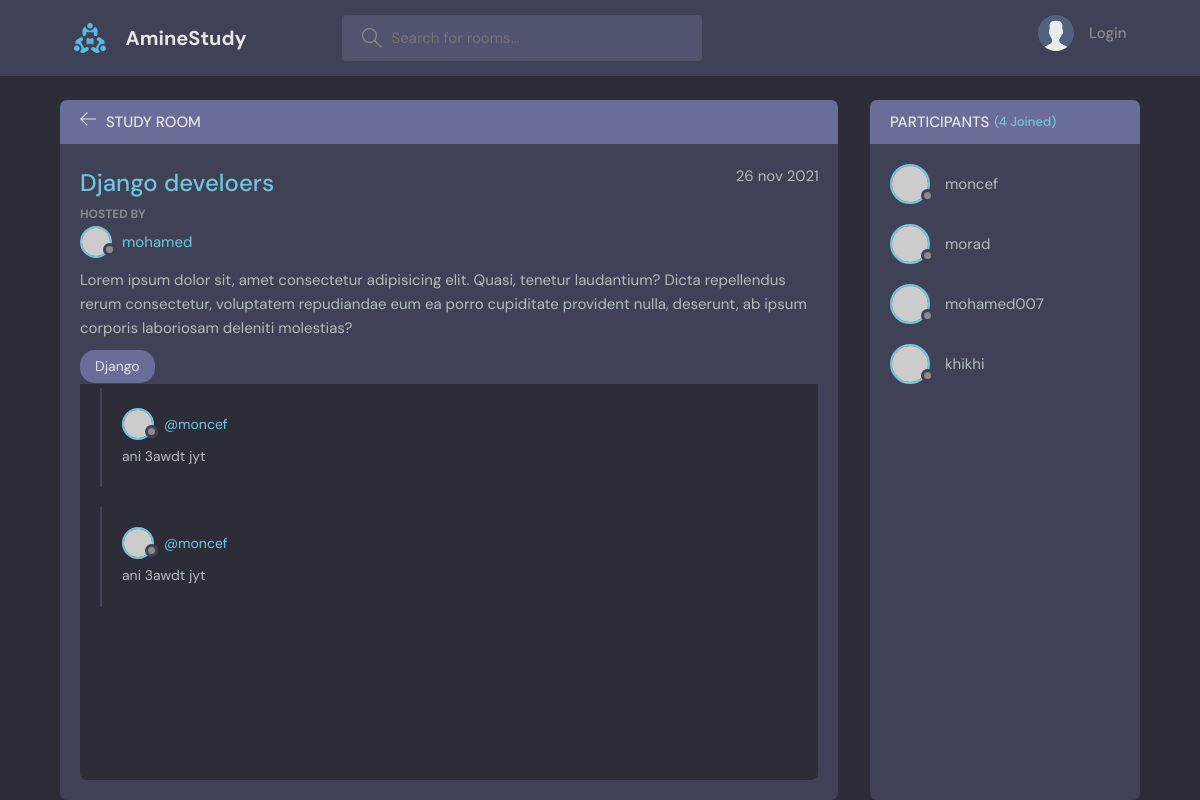
Screenshot of /django-develoers with the database file from the repository.
### room/models.py (models this page shows, shortened)
class Room(models.Model):
	owner = models.ForeignKey(User,on_delete = models.SET_NULL,null=True)
	title = models.CharField(max_length=50)
	description = models.TextField()
	created = models.DateField(auto_now_add=True, null=True,blank=True)
	modify = models.DateField(auto_now=True)
	participants = models.ManyToManyField(User,related_name='participants', blank=True)
	category = models.ForeignKey('Category', on_delete = models.SET_NULL, null=True)
	slug = models.SlugField(blank=True,null=True)
	class Meta:
		ordering = ['-modify']

class Category(models.Model):
	name = models.CharField(max_length=50)
	def __str__(self):
		return self.name

class Comment(models.Model):
	user = models.ForeignKey(User,on_delete=models.SET_NULL,null=True)
	body = models.CharField(max_length=150)
	room = models.ForeignKey(Room,on_delete=models.SET_NULL,null=True)

### room/views.py (the view)
# urls.py: path('<str:slug>',views.room_detail, name = 'room_detail'),
def room_detail(request,slug):
	room_detail = Room.objects.get(slug = slug)
	participants = room_detail.participants.all()
	comment = reversed(Comment.objects.filter(room = room_detail))
	form = CommentForm()
	if request.method == 'POST':
		owner = request.user
		body = request.POST.get('body')
		rom = room_detail
		Comment.objects.create(user = request.user,body = body,room = rom)
		room_detail.participants.add(request.user)
	context = {
			'room_detail':room_detail,
			'comment':comment,
			'form':form,
			'participants':participants
	}
	return render(request,'room/roomdetail.html',context)

### room/forms.py
class CommentForm(forms.ModelForm):
	class Meta:
		model = Comment
		fields = ["body"]

### room/templates/room/roomdetail.html (shortened to what this page needs)
{% extends "base.html" %}
{% block body %}
	<main class="profile-page layout layout--2">
      <div class="container">
        <div class="room">
          <div class="room__top">
            <div class="room__topLeft">
              <a href="{% url 'room:room_list' %}">
                <svg version="1.1" xmlns="http://www.w3.org/2000/svg" width="32" height="32" viewBox="0 0 32 32">
                  <title>arrow-left</title>
                  <path
                    d="M13.723 2.286l-13.723 13.714 13.719 13.714 1.616-1.611-10.96-10.96h27.625v-2.286h-27.625l10.965-10.965-1.616-1.607z"
                  ></path>
                </svg>
              </a>
              <h3>Study Room</h3>
            </div>
          </div>
          <div class="room__box scroll">
            <div class="room__header scroll">
              <div class="room__info">
                <h3>{{room_detail.title}}</h3>
                <span>{{room_detail.modify|date:"d b Y"}}</span>
              </div>
              <div class="room__hosted">
                <p>Hosted By</p>
                <a href="#" class="room__author">
                  <div class="avatar avatar--small">
                    <img src="https://randomuser.me/api/portraits/men/37.jpg" />
                  </div>
                  <span>{{room_detail.owner}}</span>
                </a>
              </div>
              <div class="room__details">
                {{room_detail.description}}
              </div>
              <span class="room__topics">{{room_detail.category}}</span>
            </div>
            <div class="room__conversation">
              <div class="threads scroll">
                {% for comm in comment %}
                  <div class="thread">
                    <div class="thread__top">
                      <div class="thread__author">
                        <a href="{% url 'accounts:profile' comm.user %}" class="thread__authorInfo">
                          <div class="avatar avatar--small">
                            <img src="https://randomuser.me/api/portraits/men/37.jpg" />
                          </div>
                          <span>@{{comm.user}}</span>
                        </a>
                      </div>
                    </div>
                    <div class="thread__details">
                      {{comm.body}}
                    </div>
                  </div>
                {% endfor %}
              </div>
            </div>
          </div>
          <div class="room__message">
          </div>
        </div>
        <div class="participants">
          <h3 class="participants__top">Participants <span>({{participants.count}} Joined)</span></h3>
          <div class="participants__list scroll">
            {% for parti in participants %}
              <a href="{% url 'accounts:profile' parti.username %}" class="participant">
                <div class="avatar avatar--medium">
                  <img src="https://randomuser.me/api/portraits/men/37.jpg" />
                </div>
                <p>
                  {{parti.username}}
                </p>
              </a>
            {% endfor %}
          </div>
        </div>
      </div>
    </main>
{% endblock body %}

### rows the page displays
Room: title "Django develoers", modify "26 nov 2021", owner "mohamed", description "Lorem ipsum dolor sit, amet consectetur adipisicing elit. Quasi, tenetur laudantium? Dicta repellendus rerum consectetur, voluptatem repudiandae eum ea porro cupiditate provident nulla, deserunt, ab ipsum corporis laboriosam deleniti molestias?", category "Django"
Comment: user "moncef", body "ani 3awdt jyt"
Comment: user "moncef", body "ani 3awdt jyt"

### other values shown
{{ participants.count }} "4"
{{ parti.username }} "moncef"
{{ parti.username }} "morad"
{{ parti.username }} "mohamed007"
{{ parti.username }} "khikhi"
